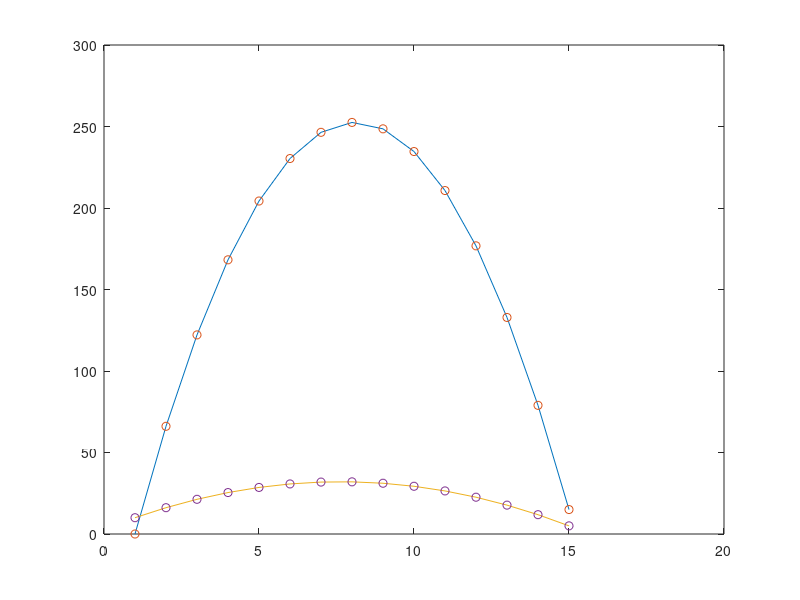

This figure's MATLAB source:
% close all; clear all; clc
function test_dirichlet
close all;

n=15;

Lx=0; Rx=15; vx=10;
Ly=10; Ry=5; vy=1;

[A,b]=make_matrix(n,vx);
[A,b]=apply_bc(A,b,Lx,Rx)
x=A\b;
plot(x); hold all
[As,bs]=symmetrize_bc(A,b,Lx,Rx)
xs=As\bs;
plot(xs,'o')

[M,q]=make_matrix(n,vy);
[M,q]=apply_bc(M,q,Ly,Ry)
y=M\q;
plot(y); hold all
[Ms,qs]=symmetrize_bc(M,q,Ly,Ry)
ys=Ms\qs;
plot(ys,'o')

[y' *b  x' *q ]
[ys'*bs xs'*qs]

return
end

%%%%%%%%%%%%%%%%%%%%%%%%%%%%%%%%%%%%%%%
function [A,b]=make_matrix(n,val);

A=zeros(n,n);

for i=1:n
    A(i,i)=2;
    if(i>1), A(i,i-1)=-1; end    
    if(i<n), A(i,i+1)=-1; end
end

b=val*ones(n,1);

return
end
%%%%%%%%%%%%%%%%%%%%%%%%%%%%%%%%%%%%%%%
function [A,b]=apply_bc(A,b,L,R);

n=length(b);
A(1,:)=0; b(1)=L; A(1,1)=1;
A(n,:)=0; b(n)=R; A(n,n)=1;

return
end
%%%%%%%%%%%%%%%%%%%%%%%%%%%%%%%%%%%%%%%
function [A,b]=symmetrize_bc(A,b,L,R);

n=length(b);
b=b-A(:,1).*L; A(:,1)=0; A(1,1)=1; b(1)=L;
b=b-A(:,n).*R; A(:,n)=0; A(n,n)=1; b(n)=R;

return
end
%%%%%%%%%%%%%%%%%%%%%%%%%%%%%%%%%%%%%%%